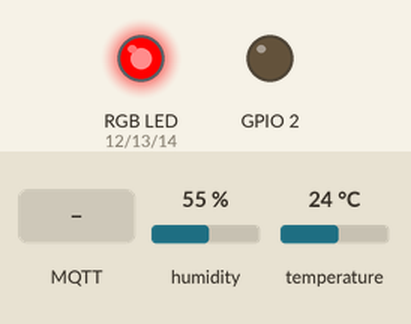
Bench run of a sketch on a simulated ESP8266 (NodeMCU). Parts: an RGB LED mixed from three pins (HIGH = lit), output pins drawn as LEDs (lit = HIGH). The test bench sets the inputs (shaded band); at power-on: humidity 55 %, temperature 24 °C. WiFi joins after 1.5 s; servers stay silent unless stated; no MQTT or app messages arrive unless stated; what the sketch prints to the serial monitor is not drawn.

Above: at 2.7 s.
2.8 s: MQTT message "0" arrives on the first subscribed topic
At 5.4 s:
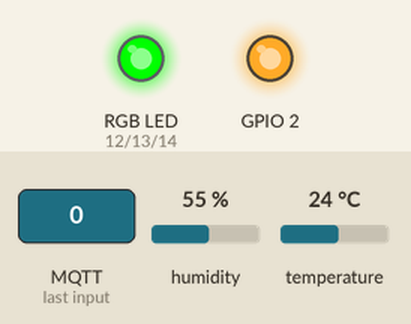
8.8 s: MQTT message "1" arrives on the first subscribed topic
At 13.0 s:
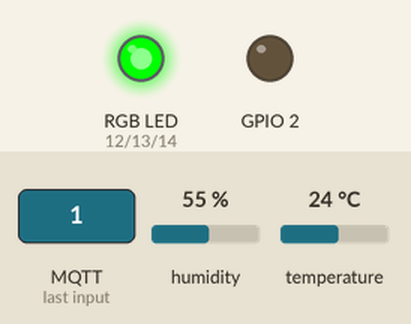
17.5 s: MQTT message "2" arrives on the first subscribed topic
At 18.9 s:
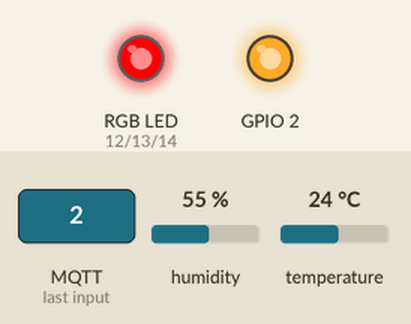
Timing chart, 0 to 24.5 s (numbered marks = the images above; inputs shaded):
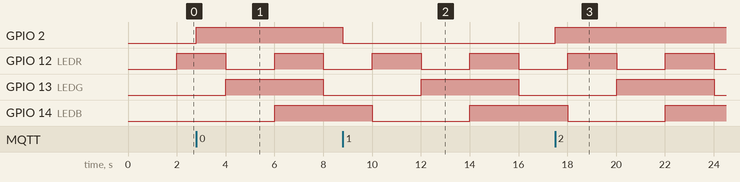

The sketch:

mqtt_esp8266.ino
```cpp
/*
 Basic ESP8266 MQTT example

 This sketch demonstrates the capabilities of the pubsub library in combination
 with the ESP8266 board/library.

 It connects to an MQTT server then:
  - publishes "hello world" to the topic "outTopic" every two seconds
  - subscribes to the topic "inTopic", printing out any messages
    it receives. NB - it assumes the received payloads are strings not binary
  - If the first character of the topic "inTopic" is an 1, switch ON the ESP Led,
    else switch it off

 It will reconnect to the server if the connection is lost using a blocking
 reconnect function. See the 'mqtt_reconnect_nonblocking' example for how to
 achieve the same result without blocking the main loop.

 To install the ESP8266 board, (using Arduino 1.6.4+):
  - Add the following 3rd party board manager under "File -> Preferences -> Additional Boards Manager URLs":
       http://arduino.esp8266.com/stable/package_esp8266com_index.json
  - Open the "Tools -> Board -> Board Manager" and click install for the ESP8266"
  - Select your ESP8266 in "Tools -> Board"

*/

#include <ESP8266WiFi.h>
#include <PubSubClient.h>
#include "dht11.h"

const int LM35 = 0;//LM35 pin

dht11 DHT11;
#define DHT11PIN 5
#define BEEPPIN 15
#define LEDB 14
#define LEDR 12
#define LEDG 13

// Update these with values suitable for your network.

const char* ssid = "NETGEAR66";
const char* password = "strongbanana453";
const char* mqtt_server = "link.tlink.io";

WiFiClient espClient;
PubSubClient client(espClient);
long lastMsg = 0;
char msg[200];
char msg1[100];
int value = 0;
byte gbvalue = 0;
byte gbrgb = 0;

void setup_beep(){
  pinMode(BEEPPIN, OUTPUT);
}

void setup_led(){
  pinMode(LEDB, OUTPUT);
  pinMode(LEDR, OUTPUT);
  pinMode(LEDG, OUTPUT);
}

void setup_wifi() {

  delay(10);
  // We start by connecting to a WiFi network
  Serial.println();
  Serial.print("Connecting to ");
  Serial.println(ssid);

  WiFi.begin(ssid, password);

  while (WiFi.status() != WL_CONNECTED) {
    delay(500);
    Serial.print(".");
  }

  randomSeed(micros());

  Serial.println("");
  Serial.println("WiFi connected");
  Serial.println("IP address: ");
  Serial.println(WiFi.localIP());
}

void callback(char* topic, byte* payload, unsigned int length) {
  Serial.print("Message arrived [");
  Serial.print(topic);
  Serial.print("] ");
  for (int i = 0; i < length; i++) {
    Serial.print((char)payload[i]);
  }
  Serial.println();


  // Switch on the LED if an 1 was received as first character
  if ((char)payload[0] == '1') {
    digitalWrite(BUILTIN_LED, LOW);   // Turn the LED on (Note that LOW is the voltage level
    // but actually the LED is on; this is because
    // it is acive low on the ESP-01)
  } else {
    digitalWrite(BUILTIN_LED, HIGH);  // Turn the LED off by making the voltage HIGH
    //digitalWrite(6, HIGH);
  }

}

void reconnect() {
  // Loop until we're reconnected
  while (!client.connected()) {
Serial.print("Attempting MQTT connection...");
    // Create a random client ID
    String clientId = "8UWQ4C60QC69GOQMZXW";
    //clientId += String(random(0xffff), HEX);
    // Attempt to connect
    if (client.connect(clientId.c_str(),"rainfeng@163.com","1234,abcdEFG")) { //
      Serial.println("connected");
      // Once connected, publish an announcement...
      client.publish("8UWQ4C60QC69GOQM", "hello world");
      // ... and resubscribe
      client.subscribe("8XD8Z4QRPVPD8OWF"); //8XD8Z4QRPVPD8OWF
    } else {
      Serial.print("failed, rc=");
      Serial.print(client.state());
      Serial.println(" try again in 5 seconds");
      // Wait 5 seconds before retrying
      delay(5000);
    }
  }
}

void setup() {
  pinMode(BUILTIN_LED, OUTPUT);     // Initialize the BUILTIN_LED pin as an output
  Serial.begin(115200);
  setup_wifi();
  client.setServer(mqtt_server, 1883);
  client.setCallback(callback);

  //setup_beep();
  setup_led();
}

void loop() {

  if (!client.connected()) {
    reconnect();
  }
  client.loop();

  int iIndex = 0;
  if(Serial.available()){
    size_t len = Serial.available();
    //uint8_t sbuf[len];
    Serial.readBytes(msg1, len);
    msg1[len] = '\0';

    if( len > 0 )
    {
          snprintf (msg, 75, "{\"sensorDatas\":[{\"sensorsID\":200017105,\"value\":\"%s\"}]}", msg1);
          Serial.println(msg);
        client.publish("8XD8Z4QRPVPD8OWF", msg);
    }
    else
    {
       //Serial.println("serial no data !!!");
    }
  }

  long now = millis();

  if (now - lastMsg > 2000) {
    //snprintf( msg, 30, " now=%d, lastMsg=%d", now, lastMsg );
    //Serial.println(msg);
    lastMsg = now;

    gbrgb = gbrgb + 1;
    if( gbrgb > 3 )
    {
      gbrgb = 0;
    }

    if( gbrgb == 0 )
    {
      digitalWrite( LEDB, HIGH );
      digitalWrite( LEDR, LOW );
      digitalWrite( LEDG, LOW );
    }
    else if( gbrgb == 1 )
    {
      digitalWrite( LEDB, LOW );
      digitalWrite( LEDR, HIGH );
      digitalWrite( LEDG, LOW );
    }
    else if( gbrgb == 2 )
    {
      digitalWrite( LEDB, LOW );
      digitalWrite( LEDR, LOW );
      digitalWrite( LEDG, HIGH );
    }
    else
    {
      digitalWrite( LEDB, HIGH );
      digitalWrite( LEDR, HIGH );
      digitalWrite( LEDG, HIGH );
    }

    if( gbvalue == 0 )
    {
      //digitalWrite(32, HIGH);
      //digitalWrite(35,HIGH);

      //digitalWrite( LEDB, HIGH );
      //digitalWrite( LEDR, LOW );
      //digitalWrite( LEDG, HIGH );

      gbvalue=1;
    }
     else
     {
      //digitalWrite(32,LOW);
      //digitalWrite(35,LOW);

      //digitalWrite( LEDB, LOW );
      //digitalWrite( LEDR, HIGH );
      //digitalWrite( LEDG, LOW );

      gbvalue=0;
     }

     //! 读取温度和湿度传感器
  int chk = DHT11.read(DHT11PIN);

    //Serial.print("Read sensor: ");
    switch (chk)
    {
      case DHTLIB_OK:
        //Serial.println("OK");
        break;
      case DHTLIB_ERROR_CHECKSUM:
        Serial.println("Checksum error");
        break;
      case DHTLIB_ERROR_TIMEOUT:
        Serial.println("Time out error");
        break;
      default:
        Serial.println("Unknown error");
        break;
    }
    //Serial.print("Humidity (%): ");
    //Serial.println((float)DHT11.humidity, 2);

    //Serial.print("Temperature (°C): ");
    //Serial.println((float)DHT11.temperature, 2);


    //200001787

    //snprintf (msg, 180, "{\"sensorDatas\":[{\"sensorsID\":200016327,\"value\":\"%ld\"},{\"sensorsID\":200016440,\"value\":\"%ld\"}]}", DHT11.temperature,DHT11.humidity);
    //snprintf (msg, 75, "{\"sensorDatas\":[{\"sensorsID\":200016327,\"value\":\"%ld\"}]}", value);
    snprintf (msg, 180, "{\"sensorDatas\":[{\"sensorsID\":200016440,\"value\":\"%ld\"},{\"sensorsID\":200016327,\"value\":\"%ld\"}]}", DHT11.temperature,DHT11.humidity);
    //Serial.print("Publish message: ");
    //Serial.println(msg);

    if( gbvalue == 1 )
    {
      snprintf (msg, 75, "{\"sensorDatas\":[{\"sensorsID\":200016327,\"value\":\"%ld\"}]}", DHT11.temperature);
      client.publish("8UWQ4C60QC69GOQM", msg);
    }
    else
    {
      snprintf (msg, 75, "{\"sensorDatas\":[{\"sensorsID\":200016441,\"value\":\"%ld\"}]}", DHT11.humidity);
      client.publish("2BPUB77AE336611B", msg);
    }
  }
}
```

Measured:
- after the input at 2.8 s, GPIO 2: LOW → HIGH at once
- after the input at 8.8 s, GPIO 2: HIGH → LOW at once
- after the input at 17.5 s, GPIO 2: LOW → HIGH at once
- by itself, GPIO 12 (LEDR): alternates HIGH for 2.0 s and LOW for 2.0 s
